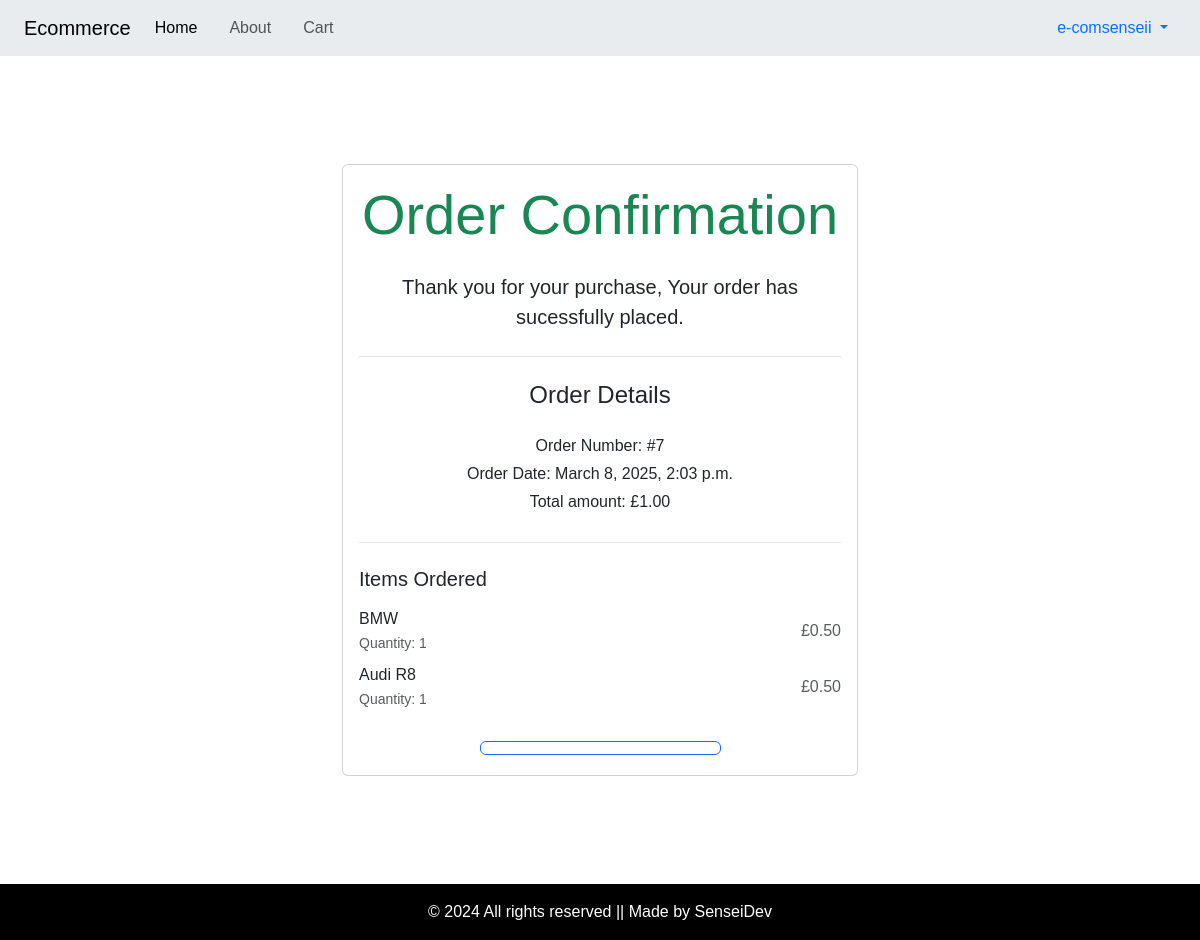
Screenshot of /order/confirmation/7/ (signed in) with the database file from the repository.
### main/models.py (models this page shows, shortened)
class Order(models.Model):
    user = models.ForeignKey(User, on_delete=models.CASCADE)
    products = models.ManyToManyField(Product, through='OrderItem')
    created_at = models.DateTimeField(auto_now_add=True)
    updated_at = models.DateTimeField(auto_now=True)
    total_price = models.DecimalField(max_digits=10, decimal_places=2)

class OrderItem(models.Model):
    order = models.ForeignKey(Order, on_delete=models.CASCADE, related_name='items')
    product = models.ForeignKey(Product, on_delete=models.CASCADE)
    quantity = models.PositiveIntegerField(default=1)

class Product(models.Model):
    name = models.CharField(max_length=250)
    category = models.ForeignKey(Category, related_name='products', on_delete=models.CASCADE)
    slug = models.SlugField(unique=True)
    image = models.ImageField(upload_to='products/')
    description = models.TextField()
    price = models.DecimalField(max_digits=9, decimal_places=2)
    available = models.BooleanField(default=True)
    stock = models.PositiveIntegerField()
    created_at = models.DateTimeField(auto_now_add=True)
    updated_at = models.DateTimeField(auto_now=True)

### main/views.py (the view)
# urls.py: path('order/confirmation/<int:order_id>/', order_confirmation, name='order_confirmation'),
@login_required
def order_confirmation(request, order_id):
    order = get_object_or_404(Order, id=order_id, user=request.user)
    return render(request, "order_confirmation.html", {"order": order})

### main/templates/order_confirmation.html
{% extends "main.html" %}
{% block content %}
<div class="container py-5">
    <div class="row justify-content-center">
        <div class="col-md-6">
            <div class="card">
                <div class="card-body text-center">
                    <h1 class="display-4 text-success mb-4"> Order Confirmation </h1>
                    <p class="lead"> Thank you for your purchase, Your order has sucessfully placed.</p>
                    <div class="border-top border-bottom py-4 my-4">
                        <h2 class="h4 mb-4"> Order Details </h2>
                        <p class="mb-1"> Order Number: #{{ order.id }}</p>
                        <p class="mb-1"> Order Date: {{ order.created_at }}</p>
                        <p class="mb-1"> Total amount: £{{ order.total_price }}</p>
                    </div>
                    <div class="text-start">
                        <h3 class="h5 mb-3"> Items Ordered </h3>
                        {% for item in order.items.all %}
                        <div class="d-flex justify-content-between align-items-center mb-2">
                            <div>
                                <p class="my-0">{{ item.product.name }}</p>
                                <small class="text-muted"> Quantity: {{ item.quantity }}</small>
                            </div>
                            <div class="text-muted"> £{{ item.product.price }}
                            </div>
                        </div>
                        {% endfor %}
                    </div>
                    <div class="mt-4">
                        <a href="{% url 'order_history' %}" class="btn btn-outline-primary w-50"></a>
                    </div>
                </div>
            </div>
        </div>
    </div>
</div>
{% endblock content %}

### main/templates/main.html (shortened to what this page needs)
{% load static %}
<!DOCTYPE html>
<html lang="en">
  <head>
    <link rel="stylesheet" href="{% static 'style.css' %}">
    <link rel="stylesheet"
      href="https://cdn.jsdelivr.net/npm/bootstrap@5.3.3/dist/css/bootstrap.min.css">
  </head>
  <body>
    <nav class="navbar navbar-expand-lg ps-4 pe-4 bg-body-secondary">
      <a class="navbar-brand" href="{% url 'product_list' %}">Ecommerce</a>
      <ul class="navbar-nav d-flex align-items-center gap-3">
        <li class="nav-item">
          <a href="{% url 'product_list' %}" class="nav-link active">Home</a>
        </li>
        <li class="nav-item">
          <a href="#" class="nav-link">About</a>
        </li>
        <li class="nav-item">
          <a href="{% url 'cart_detail' %}" class="nav-link">Cart</a>
        </li>
      </ul>
       <ul class="navbar-nav ms-auto mb-2 mb-lg-0">
        {% if user.is_authenticated %}
        <li class="nav item-dropdown">
          <a href="#" class="nav-link dropdown-toggle" role="button" data-bs-toggle="dropdown" aria-expanded="false">
            {{ user.username }}
          </a>
        </li>
        {% endif %}
       </ul>
    </nav>
    <div class="main-style">
      {% block content %}
      {% endblock content %}
    </div>
    <div>
      <footer class="mt-10 py-3">
        &copy; 2024 All rights reserved || Made by SenseiDev
      </footer>
    </div>
  </body>
</html>

### main/static/style.css (style rules this page uses)
* { box-sizing: border-box; font-family: sans-serif; }
body { background-color: #ffff; }
.main-style { margin: 5%; }
footer { text-align: center; padding: 16px; background-color: black; color: #ffff; }

### rows the page displays
Order: id "7", created_at "March 8, 2025, 2:03 p.m.", total_price "1.00"
OrderItem: product.name "BMW", quantity "1", product.price "0.50"
OrderItem: product.name "Audi R8", quantity "1", product.price "0.50"

### other values shown
{{ user.username }} "e-comsenseii"
